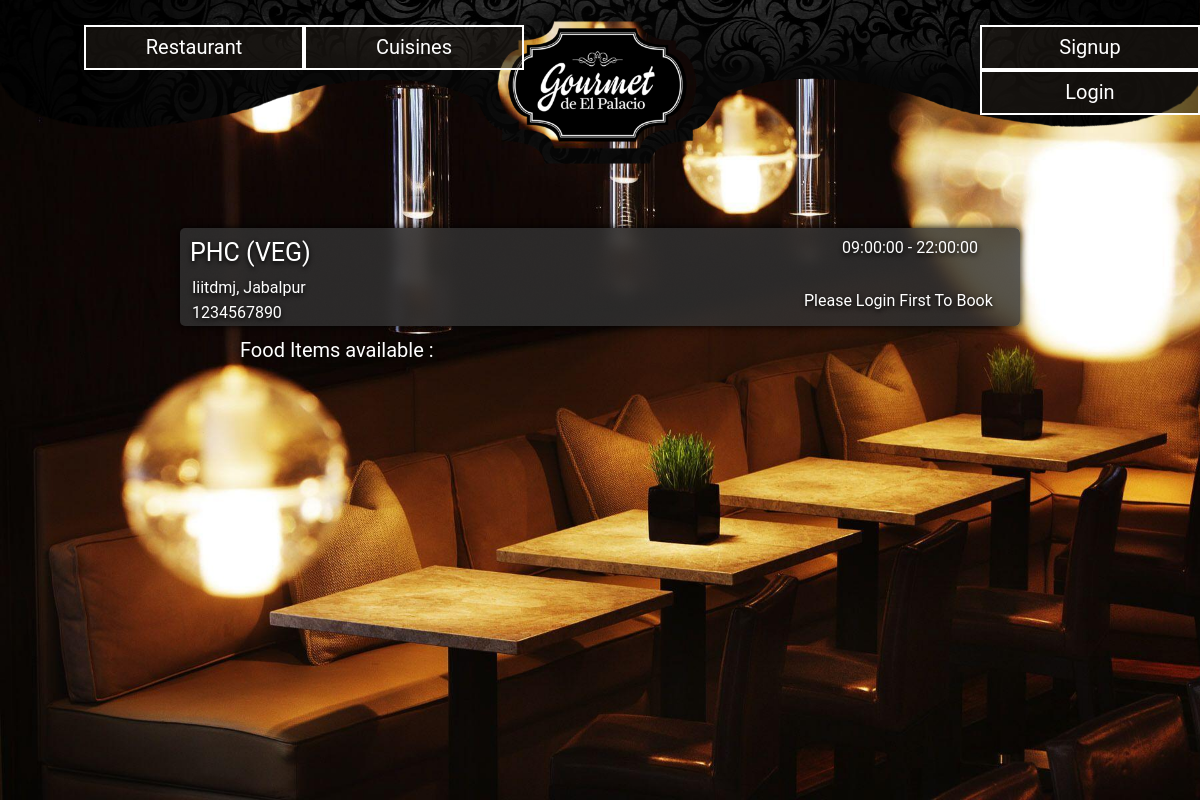
Screenshot of /search.php?search_type=restaurant&keyword=phc with the database file from the repository.
### tables this page shows
CREATE TABLE IF NOT EXISTS `restaurant` (
  `id` int(11) NOT NULL AUTO_INCREMENT,
  `name` varchar(50) NOT NULL,
  `address` varchar(200)  NOT NULL,
  `mobile_no` int(10)  DEFAULT NULL,
  `star` int(11) DEFAULT NULL,
  `city` varchar(20) DEFAULT NULL,
  `open_time` time NOT NULL,
  `close_time` time NOT NULL,
  `veg_nonveg` varchar(6) DEFAULT 'veg',
  PRIMARY KEY (`id`),
  UNIQUE(`name`,`address`,`mobile_no`),
  check (star<=5 && star >= 0)
);

### search.php (called while the page is built, shortened)
<?php
    $searchby =  $_GET['search_type'];
    $file = 'search_'.$searchby.'.php';
    $name = $_GET['keyword'];
    include($file);
?>

### search_restaurant.php (the view, shortened to what this page needs)
<!DOCTYPE html>
<html>
<head>
    <link type="text/css" rel="stylesheet" href="css/rest_list.css" />
    <link type="text/css" rel="stylesheet" href="css/search_restro.css" />
</head>
<body>
    <div class="header">
      <div class="header_top" >
        <div class="left_buttons">
          <a href="./food_list.php" class="header_hover" >Cuisines</a>
          <a href="./rest_list.php">Restaurant</a>
        </div>
        <div class="right_buttons">
          <?php
            include('login_buttons.php');
          ?>
        </div>
      </div>
    </div>
    <div class="headerbg"></div>
    <center>
        <?php
  include("PhpMysqlConnectivity.php");
  $sortby = 'rating';
  if($sortby=='rating'){
    $result = mysqli_query($link,"SELECT DISTINCT a.id, a.name,a.address,a.mobile_no,a.star,a.city,a.veg_nonveg,a.open_time,a.close_time FROM restaurant a WHERE a.name = '$name'  AND a.city='jabalpur' ORDER BY a.star DESC;");
  }
  while($row = mysqli_fetch_array($result))
  {
        echo '<div class="bodytrbg restro"><div style="background:rgba(50,50,50,0.8);border-radius: 5px;">';
        echo '<table border=0 cellpadding=2>';
        echo '<tr>';
        echo '<td  class="field name">'.$row["name"].'  ('.$row["veg_nonveg"].')</td>';
        $piclen = 40*$row["star"];
        echo '<td class="field starttd" ><div class="star" style="width:'.$piclen.'px;"></div></td>';
        echo '<td class="field open">'.$row["open_time"].' - '.$row["close_time"].'</td>';
        echo '</tr><tr>';
        echo '<td colspan=2 class="field address">&nbsp;&nbsp;'.$row["address"].', '.$row["city"].'</td>';
        if (isset($_SESSION['u_id'])) {
        echo '<td rowspan=2 ><a class="styledanchor"  href="./booking.php?r_id='.$row['id'].'">Book Table</a></td>';
        }
        else {
          echo '<td rowspan=2 class="field address" >Please Login First to Book</td>';
        }
        echo '</tr><tr>';
        echo '<td colspan=2 class="field mobile">&nbsp;&nbsp;'.$row["mobile_no"].'</td>';
        echo '</tr>';
        echo '</table>';
        echo '</div></div>';
    echo '<div class="labelhead">Food Items available : </div>';
  }
 ?>
<br><br>
</center>
</body>
</html>

### css/rest_list.css (style rules this page uses)
body { background-color: rgb(50, 50, 50); margin:0px; }
.header { margin:0px; padding:0px; border:0px; text-align: center; position : static; background-color: rgba(70, 60, 40, 0); height: 210px; width : 100%; }
.headerbg { background-image: url("../images/header/1.jpg"); background-repeat: no-repeat; background-size: cover; background-attachment: fixed, scroll; top: 0; z-index: -1; position : fixed; height: 100%; width: 100%; }
.header_top { background-image: url("../images/page_top_bg.png"); background-size: 100%; position: static; top: 0px; background-repeat: no-repeat; height: inherit; width: 100%; z-index: 9; }
.header_top .right_buttons { position: absolute; top: 25px; left: 64%; text-align: right; }
.header_top .left_buttons { position: absolute; top: 25px; left: 7%; text-align: left; }
.header a { text-align: center; vertical-align: middle; background: rgba(0, 0, 0, .2); border: 2px solid #fff; font-family: "Roboto", sans-serif; font-style: normal; font-size: 20px; position: relative; float: right; border: 0; padding: 8px; height: 25px; width: 200px; color: #fff; background: rgba(30, 25, 20, 0.6); border: 2px solid #fff; transition: background 0.2s ease-in-out; text-decoration: none; }
.bodytrbg { border-radius: 5px; background-image: url("../images/header/1b.jpg"); background-repeat: no-repeat; background-size: cover; background-attachment: fixed, scroll; text-shadow: 0px 2px 5px rgba(0, 0, 0, 1); height:auto; width:70%; margin-top: 1.5%; box-shadow: 0px 0px 7px 1px rgba(0, 0, 0, 0.8); transition: all 0.2s ease-in-out; text-decoration: none; }
.bodytrbg table { width:100%; }
.bodytrbg .field { text-align: left; vertical-align: middle; font-family: "Roboto", sans-serif; text-transform: capitalize; font-style: normal; position: relative; color: #fff; }
.bodytrbg .name { font-size: 25px; text-transform: uppercase; position: relative; float: left; padding: 8px; height: 25px; }
.bodytrbg .open { text-transform: uppercase; text-align: center; vertical-align:middle; float: right; padding: 8px; height: 25px; width: 200px; }
.bodytrbg .address { width: 100%; }

### css/search_restro.css (style rules this page uses)
.restro { margin-bottom: 1%; }
.labelhead { text-shadow: 0px 2px 7px rgba(0,0,0,1); text-align: center; vertical-align: middle; font-family: "Roboto", sans-serif; font-style: normal; font-size: 20px; width:60%; text-align:left; margin-bottom: 5px; position: relative; color: #fff; text-decoration: none; }

### rows the page displays
restaurant: name "PHC", veg_nonveg "VEG", open_time "09:00:00", close_time "22:00:00", address "Iiitdmj", city "Jabalpur", mobile_no "1234567890"
